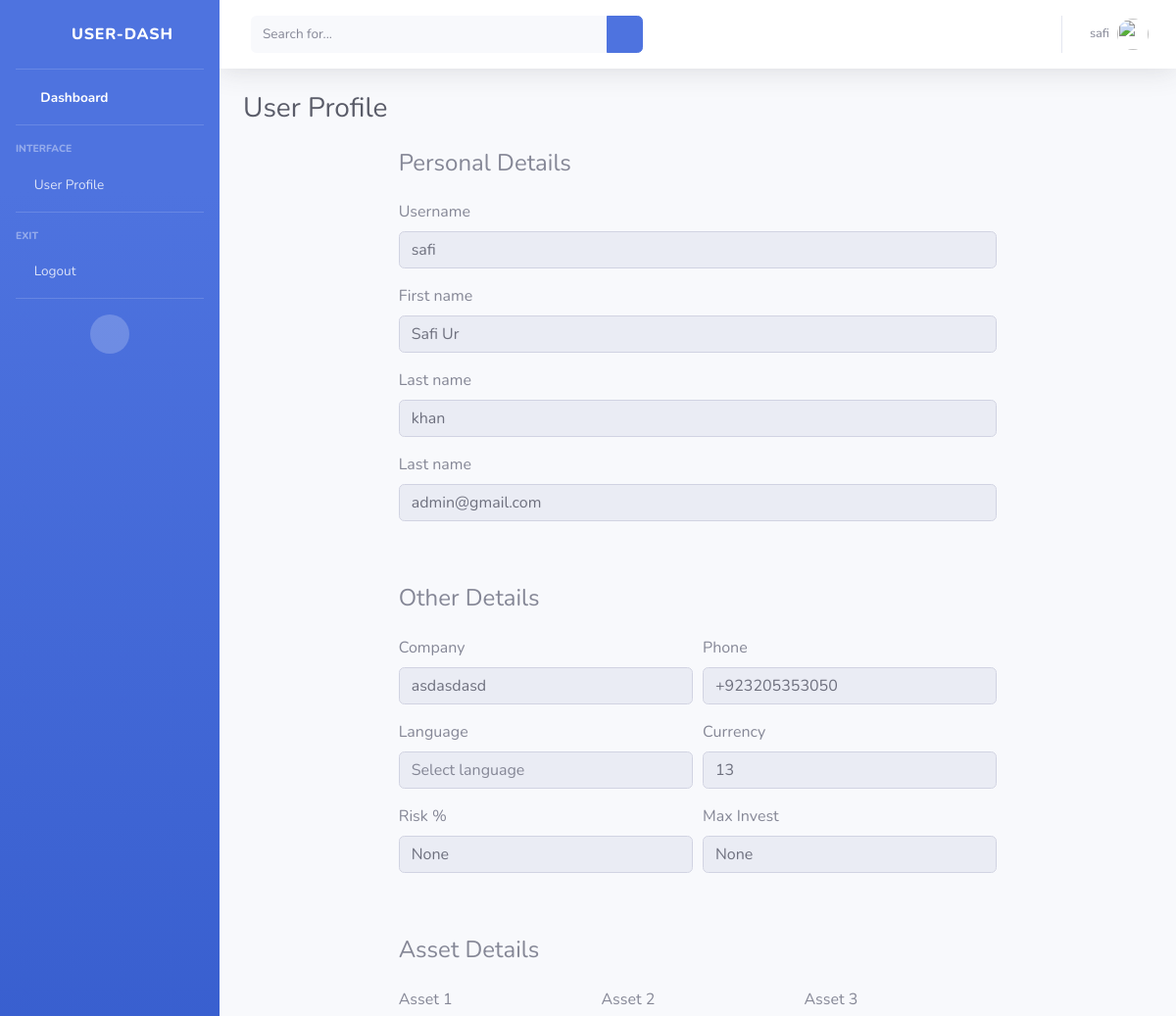
Page /dashboard/ (signed in, upper part) on the earlier database version.
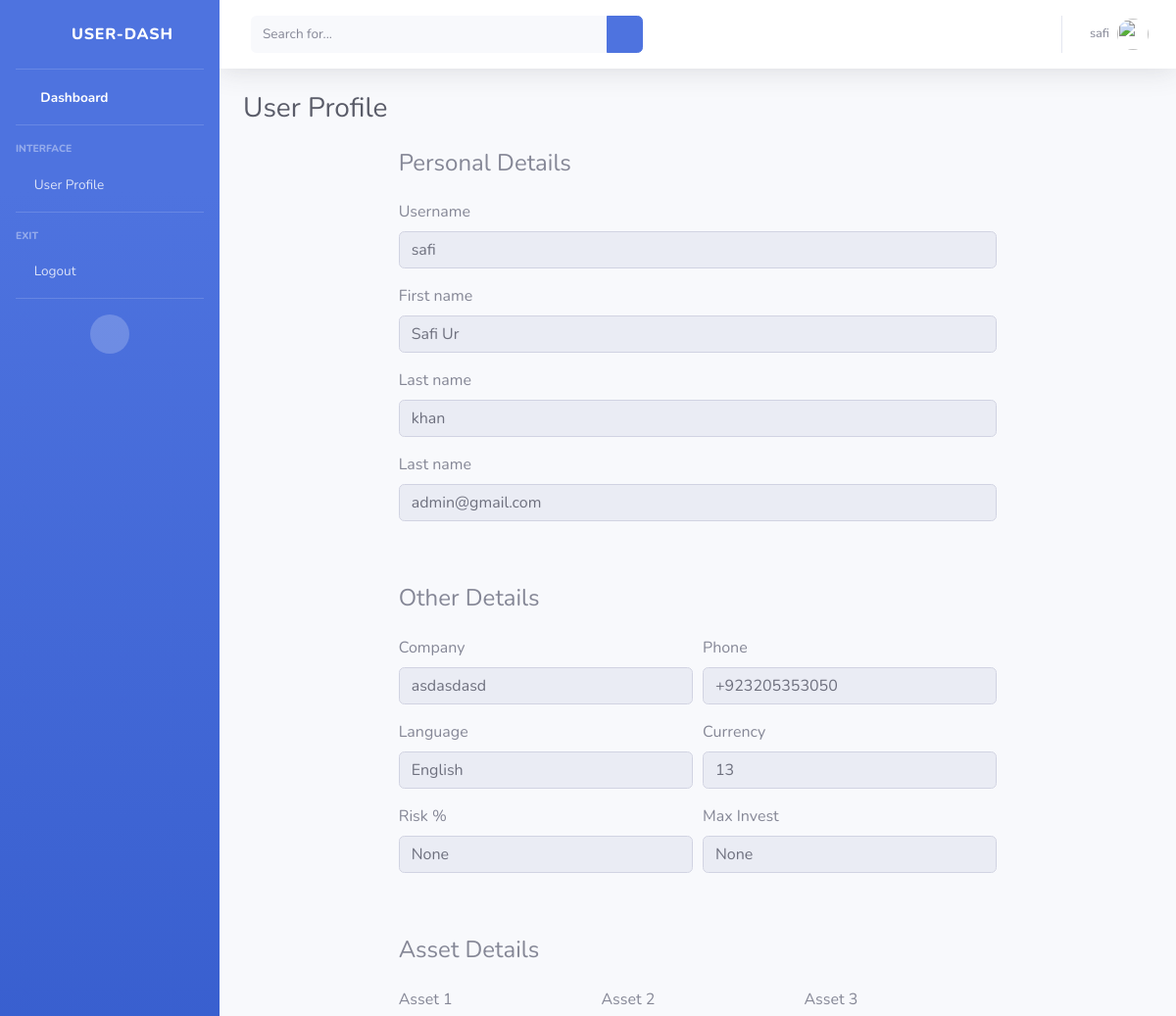
Same page on the later database version.
### first_task_app/models.py (models this page shows, shortened)
class Profile(models.Model):
    user = models.OneToOneField(User, on_delete=models.CASCADE)
    company = models.CharField(max_length=50)
    telephone = models.CharField(max_length=50)
    typ = models.IntegerField(null=True, blank=True)
    user_currency = models.CharField(max_length=30, blank=True)
    money = models.FloatField(null=True, blank=True)
    portfolio_calc = models.FloatField(null=True, blank=True)
    stop_loss_pc = models.IntegerField(null=True, blank=True)
    max_invest_pc = models.IntegerField(null=True, blank=True)
    language = models.ForeignKey(Language, on_delete=models.CASCADE, null=True, blank=True)
    created_at = models.DateTimeField(auto_now_add=True)
    updated_at = models.DateTimeField(auto_now=True)

class Language(models.Model):
    name = models.CharField(max_length=30)
    symbol = models.CharField(max_length=30)

### first_task_app/views.py (the view)
# urls.py: path('dashboard/', views.dashboard, name="dashboard"),
@transaction.atomic
@login_required(login_url='login')
def dashboard(request):
    userForm = UserForm(instance=request.user)
    profileForm = ProfileForm(instance=request.user.profile)
    exchanges = UserExchange.objects.filter(user=request.user)
    assets = UserAsset.objects.filter(user=request.user)
    context = {'userForm': userForm, 'profileForm': profileForm, 'exchanges': exchanges, 'assets': assets}
    return render(request, 'dashboard.html', context)

### first_task_app/forms.py
class UserForm(forms.ModelForm):
    class Meta:
        model = User
        fields = ['first_name', 'last_name', 'username', 'email']
    def __init__(self, *args, **kwargs):
        super(UserForm, self).__init__(*args, **kwargs)
        for visible in self.visible_fields():
            visible.field.widget.attrs['class'] = 'form-control form-control-user'
            visible.field.widget.attrs['placeholder'] = visible.field.label

class ProfileForm(forms.ModelForm):
    class Meta:
        model = Profile
        fields = ['company', 'telephone', 'language', 'user_currency', 'stop_loss_pc', 'max_invest_pc']
    def __init__(self, *args, **kwargs):
        super(ProfileForm, self).__init__(*args, **kwargs)
        for visible in self.visible_fields():
            visible.field.widget.attrs['class'] = 'form-control form-control-user'
            visible.field.widget.attrs['placeholder'] = visible.field.label

### first_task_app/models.py (called while the page is built)
    def __str__(self):
        return "%s (%s)" % (self.name, self.symbol)

    def __str__(self):
        return "%s" % (self.asset)

    def __str__(self):
        return "%s (%s)" % (self.name, self.asset_type_id)

### templates/dashboard.html (shortened to what the changed rows need)
<!DOCTYPE html>
<html lang="en">
<head>
    {% load static %}
    <link href="{% static 'vendor/fontawesome-free/css/all.min.css' %}" rel="stylesheet" type="text/css">
    <link href="{% static 'css/sb-admin-2.min.css' %}" rel="stylesheet">
</head>
<body id="page-top">
<div id="wrapper">
    <div id="content-wrapper" class="d-flex flex-column">
        <div id="content">
            <div class="container-fluid">
                <h1 class="h3 mb-4 text-gray-800">User Profile</h1>
            </div>
            <div class="container pb-5">
                <div class="row justify-content-center">
                    <div class="col-lg-8">
                        <div class="form-row" disabled>
                            <div class="col-md-6 mb-3">
                                <label for="validationDefault03">Company</label>
                                <input type="text" class="form-control" id="validationDefault03"
                                       placeholder="Company Name" disabled value="{{ profileForm.company.value }}">
                            </div>
                            <div class="col-md-6 mb-3">
                                <label for="validationDefault04">Phone</label>
                                <input type="tel" class="form-control" id="validationDefault04" placeholder="Phone #"
                                       disabled value="{{ profileForm.telephone.value }}">
                            </div>
                        </div>
                        <div class="form-row">
                            <div class="col-md-6 mb-3" disabled="true">
                                <label for="validationDefault03">Language</label>
                                <input type="text" class="form-control" id="validationDefault03"
                                       placeholder="Select language" disabled value="{{ profileForm.instance.language.symbol }}">
                            </div>
                            <div class="col-md-6 mb-3">
                                <label for="validationDefault04">Currency</label>
                                <input type="text" class="form-control" id="validationDefault04"
                                       placeholder="Select currency" disabled
                                       value="{{ profileForm.user_currency.value }}">
                            </div>
                        </div>
                    </div>
                </div>
            </div>
        </div>
    </div>
</div>
</body>
</html>

Differences in the rows shown:
changed Profile "asdasdasd": instance.language.symbol (not shown) → "English"
